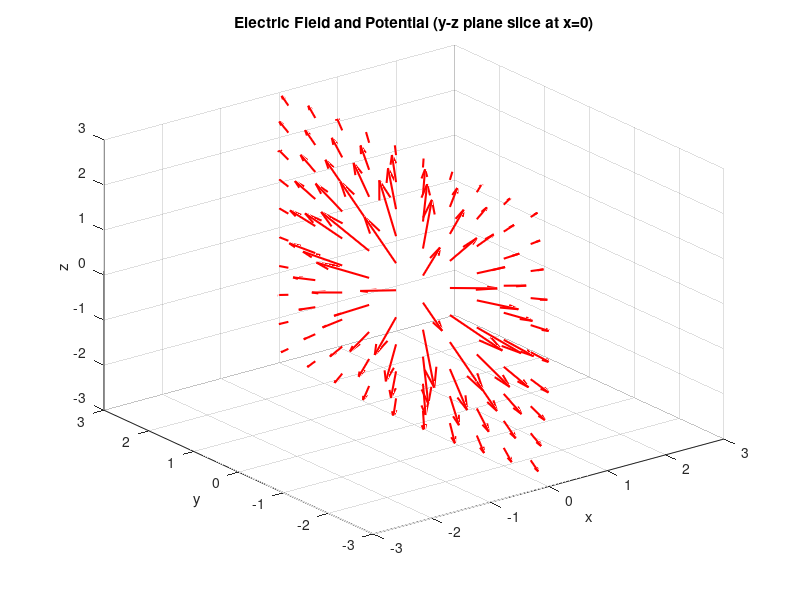

The MATLAB source for this figure:
% Define physical constants and charge parameters
Q = 1;                              % Charge magnitude (-1 C)
epsilon0 = 8.85e-12;                % Permittivity of free space (F/m)
k = Q / (4 * pi * epsilon0);        % Coulomb's constant times charge

% Charge positions
x0 = -1;  y0 = 0;  z0 = 0;           % First charge at (-1,0,0)
x1 = 1;   y1 = 0;  z1 = 0;           % Second charge at (1,0,0)

% Create a 3D grid for field calculation
gx = -5:0.5:5;                        % X grid points from -5 to 5 with step 0.5
gy = -5:0.6:5;                        % Y grid points from -5 to 5 with step 0.6
gz = -5:0.6:5;                        % Z grid points from -5 to 5 with step 0.6
[x, y, z] = meshgrid(gx, gy, gz);     % Create 3D grid matrices

% Compute distances from each charge
r0 = sqrt((x - x0).^2 + (y - y0).^2 + (z - z0).^2);    % Distance from charge 1
r1 = sqrt((x - x1).^2 + (y - y1).^2 + (z - z1).^2);    % Distance from charge 2

% Compute electric potential from each charge
V0 = k ./ r0;                        % Potential due to charge 1
V1 = k ./ r1;                        % Potential due to charge 2
V_total = V0 + V1;                   % Superposition principle: total potential

% Compute electric field components using the negative gradient of V_total
[Ex, Ey, Ez] = gradient(-V_total, 0.5, 0.6, 0.6);

% Find the index where x = 0
lengthg = length(gx);
pos_0 = (lengthg + 1) / 2;           % Middle index for x = 0 plane

% === 3D Visualization: Potential Slices and Full Electric Field ===
figure(1)
quiver3(x(:, pos_0, :), y(:, pos_0, :), z(:, pos_0, :), ...
        Ex(:, pos_0, :), Ey(:, pos_0, :), Ez(:, pos_0, :), ...
        1.5, 'r', 'linewidth', 1.5);
xlim([-3,3]); ylim([-3,3]); zlim([-3,3]);
xlabel('x'); ylabel('y'); zlabel('z');
title('Electric Field and Potential (y-z plane slice at x=0)');
grid on;
